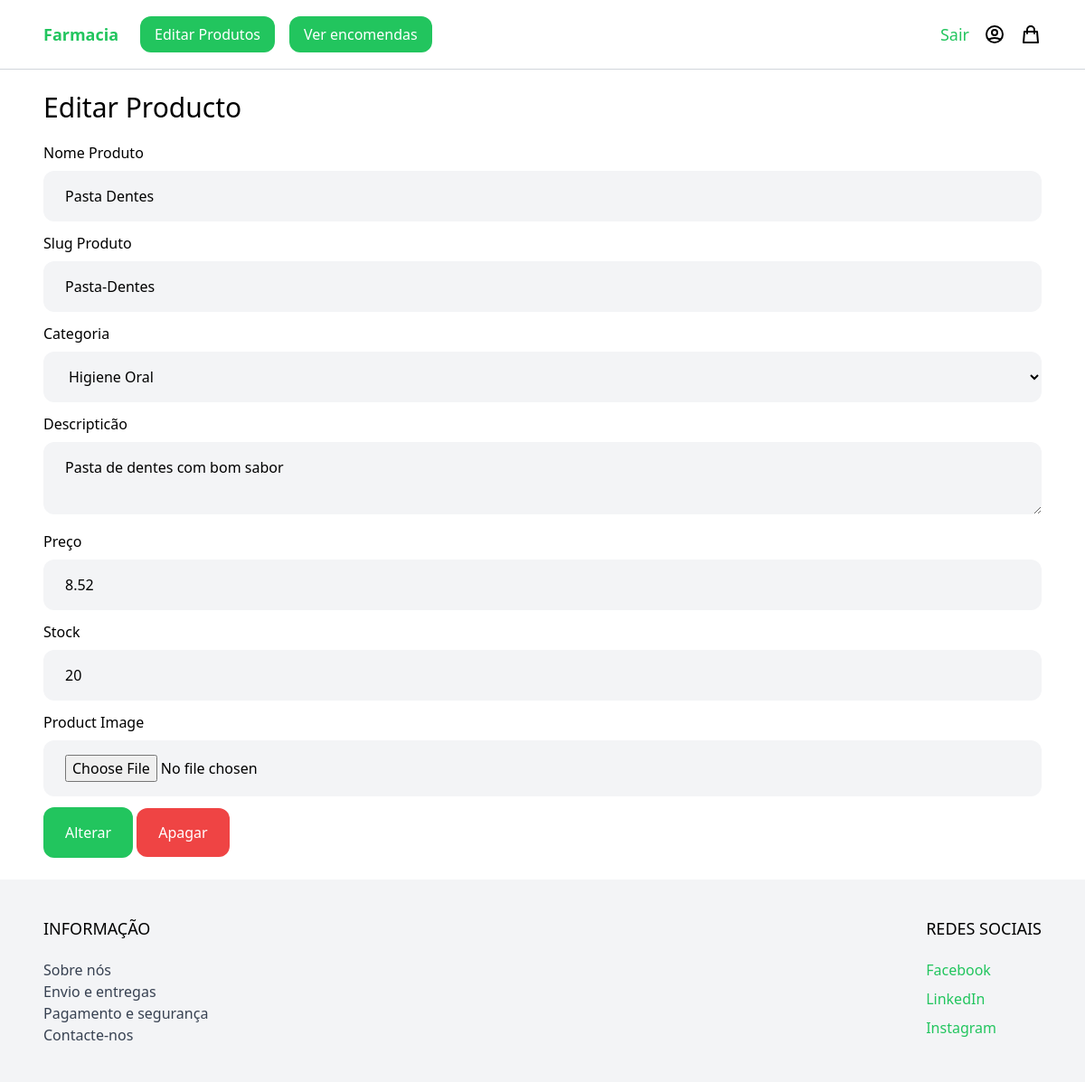
The app's page /edit_product/Pasta-Dentes/ (signed in) with its own data.
### Products/models.py (models this page shows, shortened)
class Product(models.Model):
    id = models.AutoField(primary_key=True)
    name = models.CharField(max_length=100, null=False)
    slug = models.SlugField(null=False)
    category = models.ForeignKey(Category, on_delete=models.PROTECT)
    description = models.CharField(max_length=1000, null=False)
    price = models.DecimalField(max_digits=10, decimal_places=2,validators=[MinValueValidator(0)])
    stock = models.IntegerField(validators=[MinValueValidator(0)])
    photo = models.ImageField(upload_to='product_photos/', null=True, blank=True)
    timestamp = models.DateTimeField(auto_now_add=True)

class Category(models.Model):
    id = models.AutoField(primary_key=True)
    slug = models.SlugField(null=False)
    name = models.CharField(max_length=100, null=False)

### Products/views.py (the view)
# urls.py: path('edit_product/<slug:slug>/', edit_product, name='edit_product'),
@staff_member_required
def edit_product(request, slug):
    product = get_object_or_404(Product,slug=slug)
    categories = Category.objects.all()
    if request.method == 'POST':
        form = AddProductForm(request.POST, instance=product)
        if form.is_valid():
            form.save()
            return redirect('show_products')
        else:
            print(form.errors)
    else:
        form = AddProductForm(instance=product)
    context = {
        'form': form,
        'product': product,
        'categories': categories,
    }
    return render(request, 'Products/edit_product.html', context)

### Products/forms.py
class AddProductForm(ModelForm):
    class Meta:
        model = Product
        fields = ['name','slug','category','description','price','stock','photo']

### Products/templates/Products/edit_product.html (shortened to what this page needs)
{% extends 'base.html' %}
{% block content %}
<div class="max-w-6xl mx-auto p-6">
    <h1 class="mb-5 text-3xl">Editar Producto</h1>
    <form method="post" action="." class="space-y-3" enctype="multipart/form-data">
        <div>
            <label>Nome Produto</label>
            <input name="name" value="{{ product.name }}" type="text" class="w-full mt-2 py-4 px-6 bg-gray-100 rounded-xl">
        </div>
        <div>
            <label>Slug Produto</label>
            <input name="slug" value="{{ product.slug }}" type="text" class="w-full mt-2 py-4 px-6 bg-gray-100 rounded-xl">
        </div>
        <div>
            <label>Categoria</label>
            <select name="category" class="w-full mt-2 py-4 px-6 bg-gray-100 rounded-xl">
                {% for category in categories %}
                <option value="{{ category.id }}" {% if category.id == product.category.id %}selected{% endif %}>{{ category.name }}</option>
                {% endfor %}
            </select>
        </div>
        <div>
            <label>Descripticão</label>
            <textarea name="description" class="w-full mt-2 py-4 px-6 bg-gray-100 rounded-xl">{{ product.description }}</textarea>
        </div>
        <div>
            <label>Preço</label>
            <input name="price" value="{{ product.price }}" type="number" step="0.01" class="w-full mt-2 py-4 px-6 bg-gray-100 rounded-xl">
        </div>
        <div>
            <label>Stock</label>
            <input name="stock" value="{{ product.stock }}" type="text" class="w-full mt-2 py-4 px-6 bg-gray-100 rounded-xl">
        </div>
        <div>
            <label>Product Image</label>
            <input name="photo" type="file" class="w-full mt-2 py-4 px-6 bg-gray-100 rounded-xl">
        </div>
        <div>
            <button class="py-4 px-6 rounded-xl text-white bg-green-500">Alterar</button>
            <a href="{% url "delete_product" product.slug %}" class="py-4 px-6 rounded-xl text-white bg-red-500">Apagar</a>
        </div>
    </form>
</div>
{% endblock %}

### records on screen
Product: name "Pasta Dentes", slug "Pasta-Dentes", category "Higiene Oral", description "Pasta de dentes com bom sabor", price "8.52", stock "20"
